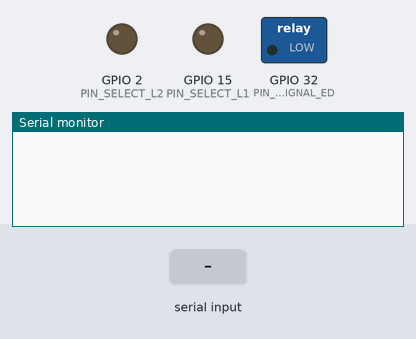
A program run on a simulated ESP32. Shown: switched loads named in the program (green lamp = pin HIGH), output pins drawn as LEDs (lit = HIGH), the last lines printed to the serial monitor. The inputs (shaded band) are chosen by the test bench. Pins used as bus, display or sensor lines are not drawn.

Above: at 1.2 s.
1.3 s: "1\n" received over Serial
At 2.4 s:
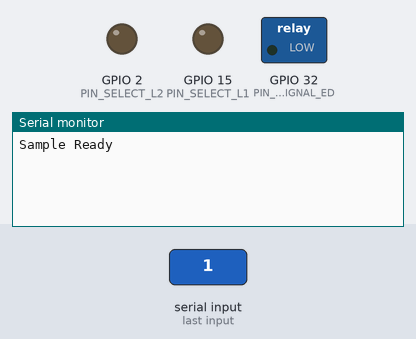
2.8 s: "2\n" received over Serial
At 3.4 s:
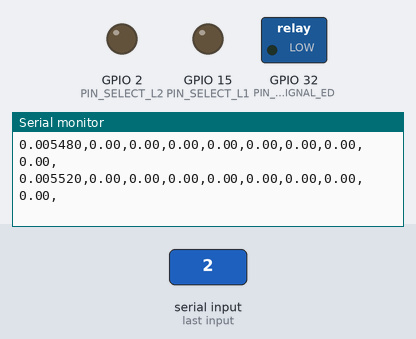
Timing chart, 0 to 5.8 s (numbered marks = the images above; inputs shaded):
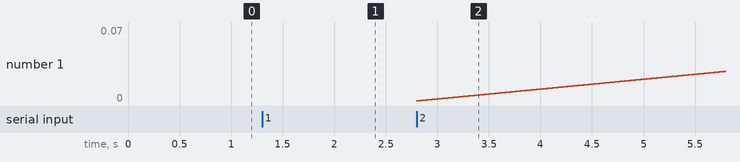

The program:

main.cpp
```cpp
#include "main.h"


void setup() {
  setupPins();
  Serial.begin(115200);
  SPI_ADC_Init();
}

void loop() {

  if (Serial.available()) {
    char c = Serial.parseFloat();
    if (c == 1) {
      prepareSample();
      Serial.println("Sample Ready");
    }
    if (c == 2) {
      printSample();
    }
  }
}


void setupPins() {
    //IO PINs
  //Turn off all the relays.
  // Relay for 3 phase power
  pinMode(PIN_SELECT_L1, PULLDOWN);
  pinMode(PIN_SELECT_L2, PULLDOWN);
  pinMode(PIN_SELECT_L1, OUTPUT);
  pinMode(PIN_SELECT_L2, OUTPUT);
  digitalWrite(PIN_SELECT_L1, LOW);
  digitalWrite(PIN_SELECT_L2, LOW);
  //Relay for earth wire discontinuty
  pinMode(PIN_RLY_SIGNAL_ED, PULLDOWN);
  pinMode(PIN_RLY_SIGNAL_ED, OUTPUT);
  digitalWrite(PIN_RLY_SIGNAL_ED, LOW);


  //Auto power off - Hold the pin high to keep the circuit on
  pinMode(PIN_AUTO_POWER, INPUT_PULLUP);


  //Setting ADC SPI PIN configuration
  pinMode(PIN_ADC_MISO, INPUT_PULLUP);
  pinMode(PIN_ADC_MOSI, OUTPUT);
  pinMode(PIN_ADC_SCK, OUTPUT);
  pinMode(PIN_ADC_CS, OUTPUT);

  //Setting Power pins
  pinMode(PIN_ENABLE_POWER, OUTPUT);
  pinMode(PIN_ENABLE_AUX_POWER, OUTPUT);


  //Aux and cable ack pins
  pinMode(PIN_AUX, INPUT);
  pinMode(PIN_CABLE_ACK, INPUT);
}

void SPI_ADC_Init() {
  SPI.begin(PIN_ADC_SCK, PIN_ADC_MISO, PIN_ADC_MOSI, PIN_ADC_CS);
  SPI.setFrequency(16000000);
  SPI.setBitOrder(MSBFIRST);
  SPI.setDataMode(SPI_MODE0);
}

uint8_t channelAddress[8] = {0x02, 0x01, 0x04, 0x00, 0x00, 0x00, 0x04, 0x03};
uint16_t readADC(uint8_t channel) {
  uint16_t rawVal = SPI.transfer16((uint16_t)(channelAddress[channel] << 11));
  return rawVal;
}

READING prepareReading() {
  uint16_t data[8];
  for (int i = 0; i < 8; i++) {
    data[i] = readADC(i);
  }
  return READING(data);
}

unsigned long startTime = 0;
READING sample[SAMPLE_SIZE];
void prepareSample() {
  digitalWrite(PIN_ADC_CS, LOW);
  readADC(7);
  readADC(7);
  readADC(7);
  startTime = micros();
  for (int i = 0; i < SAMPLE_SIZE; i++) {
    sample[i] = prepareReading();
  }
  digitalWrite(PIN_ADC_CS, HIGH);
}

void printSample() {
  Serial.println("t,V1,V2,V3,V4,I1,I2,I3,I4,");
  for (int i = 0; i < SAMPLE_SIZE; i++) {
    Serial.print(sample[i].getTime(), 6);
    Serial.print(",");
    for (int j = 0; j < 8; j++) {
      Serial.print(sample[i].getChannel(j));
      Serial.print(",");
    }
    Serial.println();
  }
}
```

main.h
```cpp
#ifndef MAIN_H
#define MAIN_H


#include <Arduino.h>

#include "SPI.h"


#define PIN_AUTO_POWER 18

#define PIN_ENABLE_POWER 33
#define PIN_ENABLE_AUX_POWER 27
#define PIN_SELECT_L1 15
#define PIN_SELECT_L2 2
#define PIN_RLY_SIGNAL_ED 32

#define PIN_SDA 13
#define PIN_SCL 14

#define PIN_AUX 25
#define PIN_CABLE_ACK 26


#define PIN_ADC_MOSI 23
#define PIN_ADC_MISO 22
#define PIN_ADC_SCK 21
#define PIN_ADC_CS 19


#define PIN_BTN_LED 4

void setupPins();
void SPI_ADC_Init();

uint16_t readADC(uint8_t channel);


#define CALIBRATION_OFFSET (2047) // A dyanamic value may be used in future to calibrate the ADC
#define CALIBRATION_GAIN (1.0f) // A dyanamic value may be used in future to calibrate the ADC

#define VOLTAGE_GAIN (150000.0f/820.0f*3.3f*2.0f/4095.0f)

#define CURRENT_GAIN (40.0f/273.0f)


extern unsigned long startTime;

class READING {
  float time;
  union {
    float readings[8];
    struct {
      float voltages[4];
      float currents[4];
    };
    struct {
      float v_l1; //Voltage L1
      float v_l2; //Voltage L2
      float v_l3; //Voltage L3
      float v_n; //Voltage Neutral
      float i_l1; //Current L1
      float i_l2; //Current L2
      float i_l3; //Current L3
      float i_n; //Current Neutral
    };
  };
  public:
  READING() {
    time = 0;
    for (int i = 0; i < 8; i++) {
      readings[i] = 0;
    }
  }
  READING(uint16_t *data) {
    unsigned long currentTime = micros();
    if (currentTime < startTime) {
      time = (currentTime + (0xFFFFFFFF - startTime)) / 1000000.0f;
    } else {
      time = (currentTime - startTime) / 1000000.0f;
    }
    for (int i = 0; i < 8; i++) {
      readings[i] = data[i]*1.0f;//(data[i]-CALIBRATION_OFFSET)*CALIBRATION_GAIN;
    }
    /*for (int i = 0; i < 4; i++) {
      voltages[i] *= VOLTAGE_GAIN;
      currents[i] *= CURRENT_GAIN;
    }*/
  }
  float getVoltage(uint8_t channel) {
    return voltages[channel];
  }
  float getCurrent(uint8_t channel) {
    return currents[channel];
  }
  float getChannel(uint8_t channel) {
    return readings[channel];
  }
  float getTime() {
    return time;
  }
};

READING prepareReading();

#define SAMPLE_SIZE 2048

extern READING sample[SAMPLE_SIZE];

void prepareSample();
void printSample();


#endif // MAIN_H
```

Measured:
- after the input at 1.3 s, the serial monitor: prints a new line after 0.08 s (image 1)
- after the input at 2.8 s, the serial monitor: prints a new line at once (image 2)
